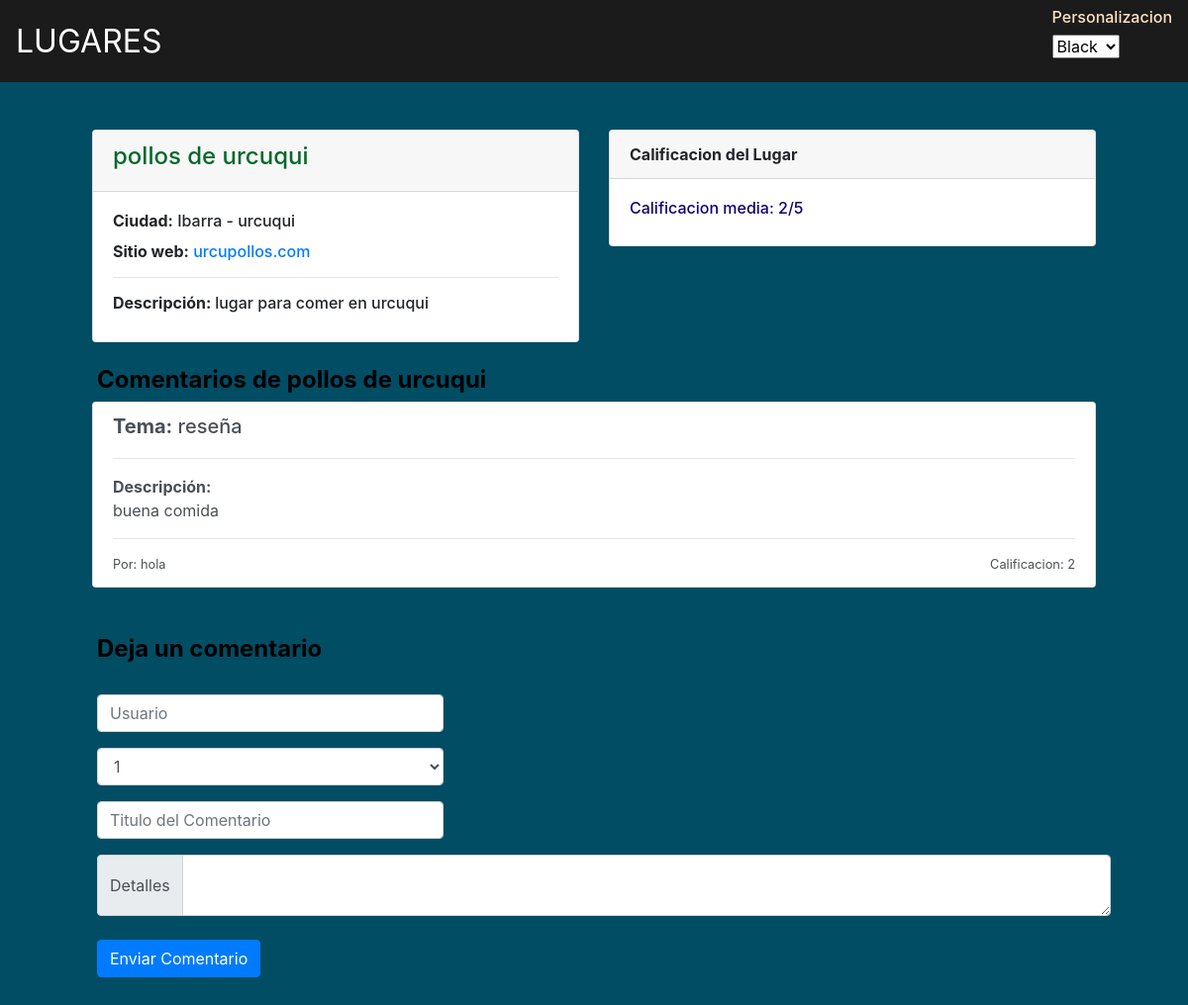
Screenshot of /program?id=24 with the database file from the repository.
### tables this page shows
CREATE TABLE 'programlist' ('id' integer PRIMARY KEY AUTOINCREMENT NOT NULL, 'title' text, 'org' text, 'start' date, 'end' date, 'type' text, 'website' text, 'description' text, 'rating' smallint);

CREATE TABLE 'reviews' ('id' integer PRIMARY KEY AUTOINCREMENT NOT NULL, 'programid' integer, 'nickname' varchar(15), 'rating' smallint, 'title' text, 'review' text);

### application.py (the view)
@app.route("/program", methods=["GET", "POST"])
def program():
    if request.method == "POST":
        if not request.form["nickname"] or not request.form["rating"] or not request.form["review"]:
            return apology("must provide information", 403)
        db.execute("INSERT INTO reviews (programid, nickname, rating, title, review) VALUES (:name, :nick, :rate, :til, :rev)",
                   name=x[0], nick=request.form["nickname"], rate=int(request.form["rating"]), til=request.form["title"], rev=request.form["review"])
        programrating = db.execute("SELECT AVG(rating) FROM reviews WHERE programid = :name", name=x[0])
        programrating = programrating[0]
        programrating = int(programrating.get("AVG(rating)"))
        db.execute("UPDATE programlist SET rating = :rate WHERE id = :name", rate=programrating, name=x[0])
        key = "/program?id=" + x[0]
        return redirect(key)
    else:
        p_id = request.args.get("id")
        x[0] = p_id
        programinfo = db.execute("SELECT * FROM programlist WHERE id = :name", name=p_id)
        userreviews = db.execute("SELECT * FROM reviews WHERE programid = :name", name=p_id)
        return render_template("program.html", info=programinfo[0], reviews=userreviews,votes=votes)
    return redirect("/")

### application.py (called while the page is built)
@app.after_request
def after_request(response):
    response.headers["Cache-Control"] = "no-cache, no-store, must-revalidate"
    response.headers["Expires"] = 0
    response.headers["Pragma"] = "no-cache"
    return response

### templates/program.html (shortened to what this page needs)
{% extends "layout.html" %}
{% block main %}
<div class="container">
    <div class="row">
        <div class="col-sm-6">
            <div class="card">
                <div class="card-header">
                    <h4 style="color:rgb(1, 104, 44);">{{ info.title }}</h4>
                </div>
                <div class="card-body">
                    <h6 class="card-title"> <b>Ciudad:</b> {{ info.org }}</h6>
                    <h6 class="card-text"> <b>Sitio web:</b> <a href="{{ info.website }}">{{ info.website }}</a></h6>
                    <hr>
                    <h6><b>Descripción: </b> {{ info.description }}</h6>
                </div>
            </div>
        </div>
        <div class="col-md-6">
            <div class="card">
                <div class="card-header"> <b>Calificacion del Lugar</b></div>
                <div class="card-body">
                    <h6 style="color:#14006d;">Calificacion media: {{ info.rating }}/5</h6>
                </div>
            </div>
        </div>
    </div>
</div>
<br>
<h4 style="color:#000000; margin-left: 20px;"><strong>Comentarios de {{ info.title }}</strong></h4>
{% for review in reviews %}
<div class="col-sm-12">
    <a href="#" class="list-group-item list-group-item-action flex-column align-items-start">
        <div class="d-flex w-100 justify-content-between">
            <h5 class="mb-1"><b>Tema:</b> {{ review.title }}</h5>
        </div>
        <hr>
        <b> Descripción:</b>
        <p class="mb-1">{{ review.review }}</p>
        <hr>
        <div class="d-flex w-100 justify-content-between">
            <small>Por: {{ review.nickname }}</small>
            <small>Calificacion: {{ review.rating }}</small>
        </div>
    </a>
</div>
<br>
{% endfor %}
<br>
<h4 style="color:#000000; margin-left: 20px;"><strong>Deja un comentario</strong></h4>
<br>
<form style="margin-left: 20px;" action="/program" method="post">
    <div class="form-group">
        <input autocomplete="off" autofocus class="form-control" name="nickname" id="nickname" placeholder="Usuario"
            type="text">
    </div>
    <div class="form-group">
        <select autocomplete="off" autofocus class="form-control" name="rating" id="rating" placeholder="Rating: 0-5"
        type="number">
            <option>1</option>
        </select>
    </div>
    <div class="form-group">
        <input autocomplete="off" autofocus class="form-control" name="title" id="title"
            placeholder="Titulo del Comentario" type="text">
    </div>
    <div class="input-group">
        <div class="input-group-prepend">
            <span class="input-group-text">Detalles</span>
        </div>
        <textarea class="form-control" aria-label="With textarea" name="review" id="review"></textarea>
    </div>
    <br>
    <button class="btn btn-primary" type="submit">Enviar Comentario</button>
</form>
{% endblock %}

### static/styles.css (style rules this page uses)
main .form-control { width: 350px; }

### rows the page displays
programlist: title "pollos de urcuqui", org "Ibarra - urcuqui", website "urcupollos.com", description "lugar para comer en urcuqui", rating "2"
reviews: title "reseña", review "buena comida", nickname "hola", rating "2"
